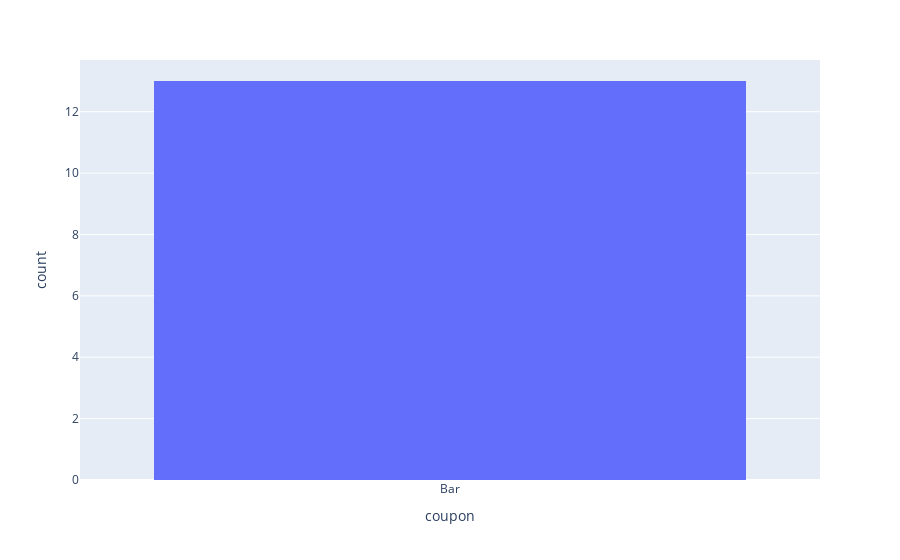

Write notebook code for a chart like this one.
### Code cell
#View histogram to confirm data frame includes just the bar coupons
px.histogram(BarOnlyDF, x ='coupon')

### Figure 1 — Plotly figure (JSON) as saved in the notebook; plotly's stock layout.template omitted (floating-point values rounded to 4 significant figures)
{"data": [{"alignmentgroup": "True", "bingroup": "x", "hovertemplate": "coupon=%{x}<br>count=%{y}<extra></extra>", "legendgroup": "", "marker": {"color": "#636efa", "pattern": {"shape": ""}}, "name": "", "offsetgroup": "", "orientation": "v", "showlegend": false, "type": "histogram", "x": ["Bar", "Bar", "Bar", "Bar", "Bar", "Bar", "Bar", "Bar", "Bar", "Bar", "Bar", "Bar", "Bar"], "xaxis": "x", "yaxis": "y"}], "layout": {"barmode": "relative", "legend": {"tracegroupgap": 0}, "margin": {"t": 60}, "xaxis": {"anchor": "y", "domain": [0, 1], "title": {"text": "coupon"}}, "yaxis": {"anchor": "x", "domain": [0, 1], "title": {"text": "count"}}}}
